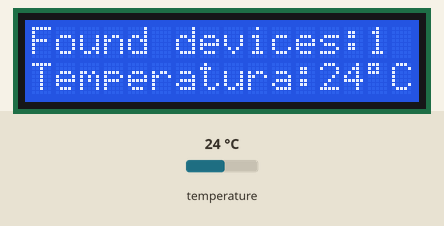
A sketch run on a simulated Arduino Uno, built with avr-gcc and run on an emulated ATmega328P. On the bench: 16×2 character LCD. The test bench sets the inputs (shaded band); at power-on: temperature 24 °C.

Above: at 1.3 s.
1.4 s: temperature set to 12 °C
At 7.2 s:
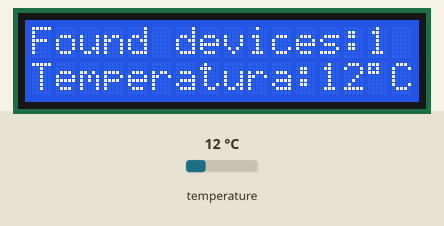
8.1 s: temperature set to 19 °C
At 12.9 s:
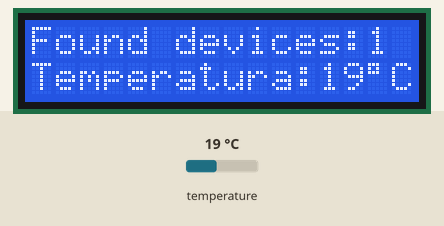
14.8 s: temperature set to 28 °C
At 18.5 s:
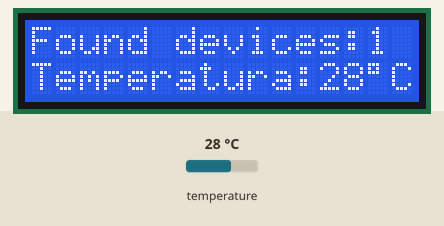
Timing chart, 0 to 20.0 s (numbered marks = the images above; inputs shaded):
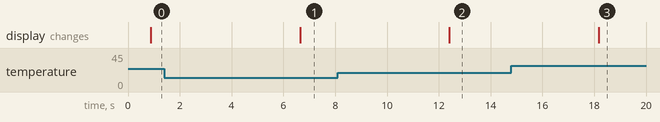

Measured:
- after the input at 1.4 s, the display: changes after 5.2 s (image 1)
- after the input at 8.1 s, the display: changes after 4.3 s (image 2)
- after the input at 14.8 s, the display: changes after 3.4 s (image 3)

The sketch:

Temperatura.ino
```cpp
#include <OneWire.h>
#include <DallasTemperature.h>
#include <Wire.h>
#include <LiquidCrystal_I2C.h>

#define ONE_WIRE_BUS 8 // Data wire is plugged into port 2 on the Arduino

OneWire oneWire(ONE_WIRE_BUS); // Setup a oneWire instance to communicate with any OneWire devices (not just Maxim/Dallas temperature ICs)
DallasTemperature sensors(&oneWire); // Pass our oneWire reference to Dallas Temperature.

LiquidCrystal_I2C lcd(0x20,16,2); // set the LCD address to 0x20 for a 16 chars and 2 line display

int numberOfDevices;

void setup()
{
  sensors.begin(); // Start up the library
  numberOfDevices = sensors.getDeviceCount();

  lcd.init(); // initialize the lcd
  lcd.backlight();
  lcd.print("Found devices:");
  lcd.print(numberOfDevices);
  lcd.setCursor(0,1);
  lcd.print("Temperatura:");
}

void loop()
{
   sensors.requestTemperatures(); // Send the command to get temperatures
   lcd.setCursor(12, 1);
   int tempC = sensors.getTempCByIndex(0);
   lcd.print(tempC);
   lcd.print((char) 223); // znak stopnia w ASCII
   lcd.print("C");
   delay(5000);
}
```
